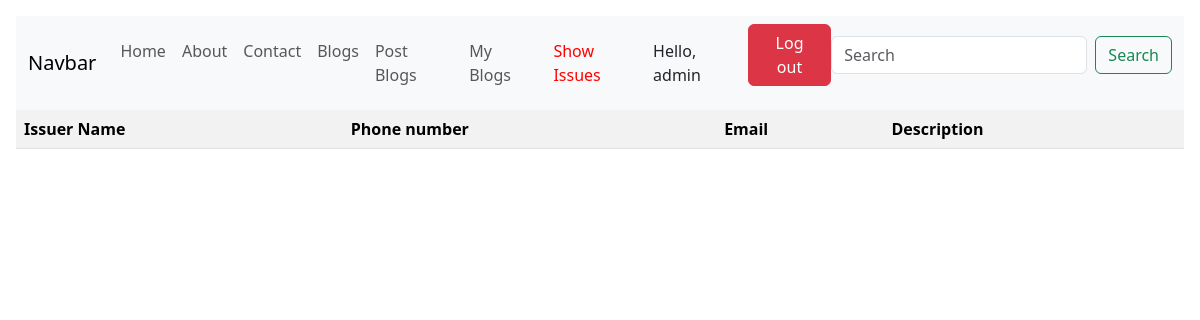
Before: /show_issues/ (signed in) with the older database file.
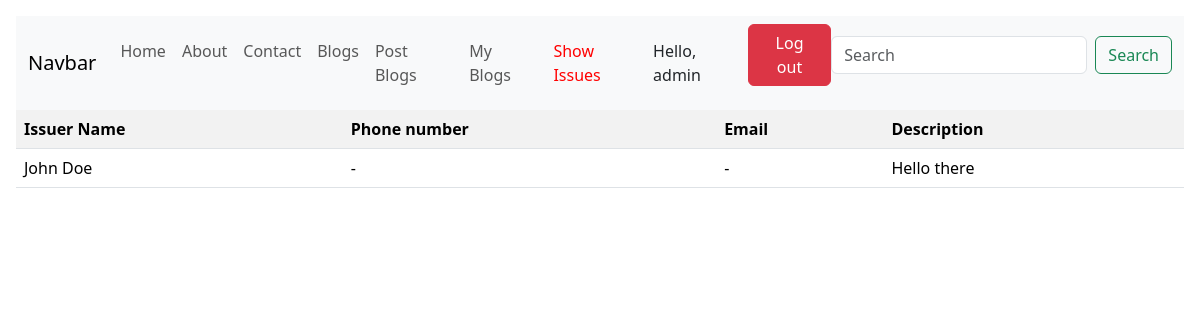
After: the same page with the newer database file.
### blog_app/models.py (models this page shows)
class ContactModel(models.Model) :
    name = models.CharField(max_length=50, blank=False)
    phone_no = models.CharField(max_length=15, blank=True , null=True)
    email = models.EmailField(blank=True) # Blank = True for testing purpose
    issue_description = models.TextField(blank=True, null=True)

### blog_app/views.py (the view)
# urls.py: path('show_issues/', show_issues_view, name='show_issues'),
@login_required(login_url='/')
@staff_member_required
def show_issues_view(request: HttpRequest) :
    contact_queryset = ContactModel.objects.all()
    return render(request, 'blog_app/show_issues.html' , {
        'issues' : contact_queryset
    })

### blog_app/templates/blog_app/show_issues.html
{% extends "blog_app/base.html" %}
{% load static %}
{% block showissuesactive %}active{% endblock showissuesactive %}
{% block body %}
<table class='table table-striped table-hover'>
    <tr>
        <th scope="col" >Issuer Name</td>
        <th scope="col" >Phone number</td>
        <th scope="col" >Email</td>
        <th scope="col" >Description</td>
    </tr>
    {% for issue in issues %}
    <tr>
        <td class="table-information">{{ issue.name }}</td>
        <td class="table-information">{{ issue.phone_no|default:"-" }}</td>
        <td class="table-information">{{ issue.email|default:"-" }}</td>
        <td class="table-information">{{ issue.issue_description }}</td>
    </tr>
    {% endfor %}
</table>
{% endblock body %}

Changed rows visible on the page:
added ContactModel: name "John Doe", phone_no "-", email "-", issue_description "Hello there"
